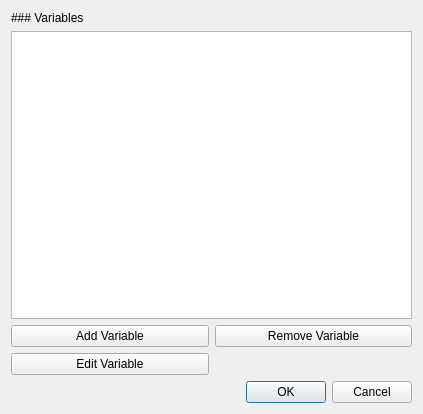
<?xml version="1.0" encoding="UTF-8"?>
<ui version="4.0">
 <class>VariableListDialog</class>
 <widget class="QDialog" name="VariableListDialog">
  <property name="geometry">
   <rect>
    <x>0</x>
    <y>0</y>
    <width>423</width>
    <height>414</height>
   </rect>
  </property>
  <property name="windowTitle">
   <string>Dialog</string>
  </property>
  <layout class="QVBoxLayout" name="verticalLayout">
   <item>
    <widget class="QLabel" name="label">
     <property name="text">
      <string>### Variables</string>
     </property>
     <property name="textFormat">
      <enum>Qt::MarkdownText</enum>
     </property>
    </widget>
   </item>
   <item>
    <widget class="QListView" name="lst_variables">
     <property name="editTriggers">
      <set>QAbstractItemView::NoEditTriggers</set>
     </property>
     <property name="defaultDropAction">
      <enum>Qt::CopyAction</enum>
     </property>
     <property name="selectionBehavior">
      <enum>QAbstractItemView::SelectRows</enum>
     </property>
    </widget>
   </item>
   <item>
    <widget class="QFrame" name="frm_camera_list_buttons">
     <property name="sizePolicy">
      <sizepolicy hsizetype="Preferred" vsizetype="Maximum">
       <horstretch>0</horstretch>
       <verstretch>0</verstretch>
      </sizepolicy>
     </property>
     <property name="frameShape">
      <enum>QFrame::NoFrame</enum>
     </property>
     <property name="frameShadow">
      <enum>QFrame::Raised</enum>
     </property>
     <layout class="QGridLayout" name="gridLayout">
      <property name="leftMargin">
       <number>0</number>
      </property>
      <property name="topMargin">
       <number>0</number>
      </property>
      <property name="rightMargin">
       <number>0</number>
      </property>
      <property name="bottomMargin">
       <number>0</number>
      </property>
      <item row="0" column="2">
       <widget class="QPushButton" name="btn_remove">
        <property name="text">
         <string>Remove Variable</string>
        </property>
       </widget>
      </item>
      <item row="0" column="0">
       <widget class="QPushButton" name="btn_add">
        <property name="text">
         <string>Add Variable</string>
        </property>
       </widget>
      </item>
      <item row="1" column="0">
       <widget class="QPushButton" name="btn_edit">
        <property name="text">
         <string>Edit Variable</string>
        </property>
       </widget>
      </item>
     </layout>
    </widget>
   </item>
   <item>
    <widget class="QDialogButtonBox" name="buttonBox">
     <property name="orientation">
      <enum>Qt::Horizontal</enum>
     </property>
     <property name="standardButtons">
      <set>QDialogButtonBox::Cancel|QDialogButtonBox::Ok</set>
     </property>
    </widget>
   </item>
  </layout>
 </widget>
 <resources/>
 <connections>
  <connection>
   <sender>buttonBox</sender>
   <signal>accepted()</signal>
   <receiver>VariableListDialog</receiver>
   <slot>accept()</slot>
   <hints>
    <hint type="sourcelabel">
     <x>248</x>
     <y>254</y>
    </hint>
    <hint type="destinationlabel">
     <x>157</x>
     <y>274</y>
    </hint>
   </hints>
  </connection>
  <connection>
   <sender>buttonBox</sender>
   <signal>rejected()</signal>
   <receiver>VariableListDialog</receiver>
   <slot>reject()</slot>
   <hints>
    <hint type="sourcelabel">
     <x>316</x>
     <y>260</y>
    </hint>
    <hint type="destinationlabel">
     <x>286</x>
     <y>274</y>
    </hint>
   </hints>
  </connection>
 </connections>
</ui>
